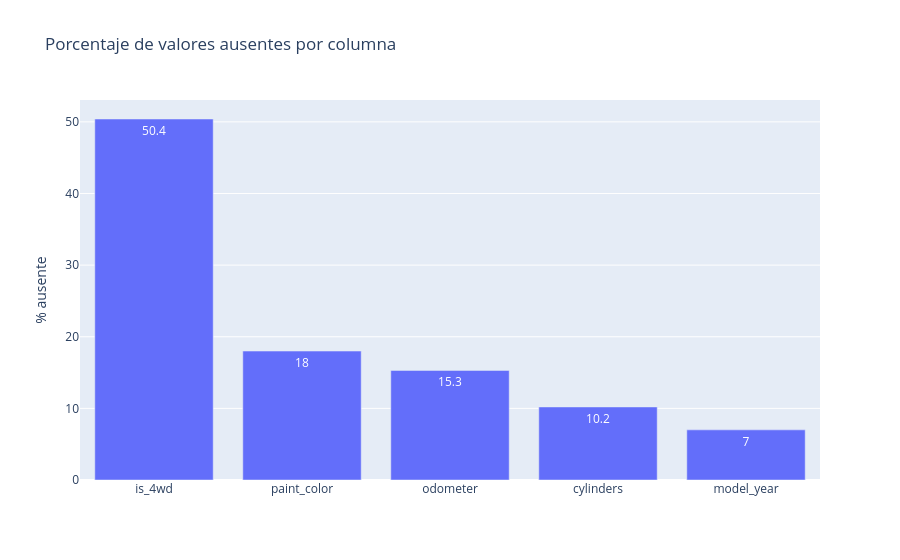

Here is the notebook cell this chart was saved with:
### Markdown cell above
Valores ausentes

### Code cell
missing = (df.isna().mean() * 100).sort_values(ascending=False).round(1)
missing = missing[missing > 0].reset_index()
missing.columns = ['columna', 'porcentaje']

fig = px.bar(missing, x='columna', y='porcentaje', text='porcentaje',
             title='Porcentaje de valores ausentes por columna')
fig.update_layout(yaxis_title='% ausente', xaxis_title=None)
fig.show()

### Figure 1 — Plotly figure (JSON) as saved in the notebook; plotly's stock layout.template omitted (floating-point values rounded to 4 significant figures)
{"data": [{"hovertemplate": "columna=%{x}<br>porcentaje=%{text}<extra></extra>", "legendgroup": "", "marker": {"color": "#636efa", "pattern": {"shape": ""}}, "name": "", "orientation": "v", "showlegend": false, "text": [50.4, 18.0, 15.3, 10.2, 7.0], "textposition": "auto", "type": "bar", "x": ["is_4wd", "paint_color", "odometer", "cylinders", "model_year"], "xaxis": "x", "y": [50.4, 18.0, 15.3, 10.2, 7.0], "yaxis": "y"}], "layout": {"barmode": "relative", "legend": {"tracegroupgap": 0}, "title": {"text": "Porcentaje de valores ausentes por columna"}, "xaxis": {"anchor": "y", "domain": [0, 1], "title": {}}, "yaxis": {"anchor": "x", "domain": [0, 1], "title": {"text": "% ausente"}}}}
